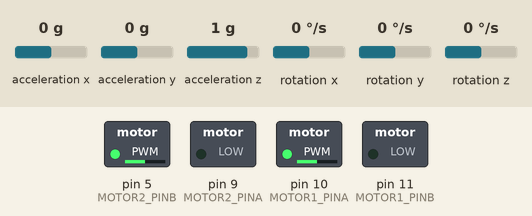
A sketch run on a simulated Arduino Uno, built with avr-gcc and run on an emulated ATmega328P. Shown: switched loads named in the sketch (green lamp = pin HIGH). The test bench sets the inputs (shaded band); at power-on: acceleration y 0 g, acceleration x 0 g, acceleration z 1 g, rotation x 0 °/s, rotation y 0 °/s, rotation z 0 °/s.

Above: at 1.2 s.
1.3 s: acceleration y set to -0.2 g
2.8 s: acceleration y set to -0.5 g
4.3 s: acceleration y set to -0.7 g
5.8 s: acceleration y set to -1 g
7.3 s: acceleration y set to -1.2 g
8.8 s: acceleration y set to -1.5 g
Timing chart, 0 to 11.3 s (numbered marks = the images above; inputs shaded):
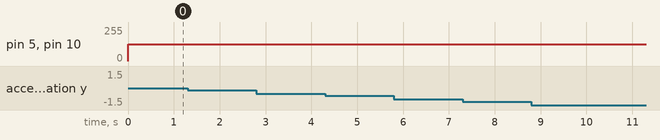

The sketch:

PickUpAndStop.ino
```cpp
#include <LSM303.h>
#include <Wire.h>

#define MOTOR1_PINA 10
#define MOTOR1_PINB 11
#define MOTOR2_PINA 9
#define MOTOR2_PINB 5

#define threshold_jerk  0.3
LSM303 imu;
LSM303::vector<int16_t> running_min = {32767, 32767, 32767}, running_max = {-32768, -32768, -32768};
double oldimu_y;

bool pickedup = false;

void setup() {
  // put your setup code here, to run once:
  Serial.begin(9600);
  Wire.begin();
  imu.init();
  imu.enableDefault();
  imu.read();
  oldimu_y = (double)imu.a.y*0.061/1000.0;
}

int setSpeed(float s){
  if(s > 1.0) s = 1.0;
  if(s < 0.0) s = 0.0;
  int out = (int) (s*255.0);
  return out;
}


void setVelocity(float velocity){
  float s = velocity;
  if(s < 0) s = -s;
  int sp1 = setSpeed(s);  //speed motor 1
  int sp2 = setSpeed(s);                //speed motor 2
  if(!pickedup){
    if(velocity >= 0){ //forward
      analogWrite(MOTOR1_PINB, 0);
      analogWrite(MOTOR1_PINA, sp1);
      analogWrite(MOTOR2_PINA, 0);
      analogWrite(MOTOR2_PINB, sp2);
    }
    else { //backward
      analogWrite(MOTOR1_PINA, 0);
      analogWrite(MOTOR1_PINB, sp1);
      analogWrite(MOTOR2_PINB, 0);
      analogWrite(MOTOR2_PINA, sp2);
    }
  }
  else{
      analogWrite(MOTOR1_PINA, 0);
      analogWrite(MOTOR1_PINB, 0);
      analogWrite(MOTOR2_PINB, 0);
      analogWrite(MOTOR2_PINA, 0);
  }
}


void checkIMU(){
  imu.read();
  double changeIn = (double)imu.a.y*0.061/1000.0;
  double jerk = abs(oldimu_y - changeIn);
  if(jerk > threshold_jerk){
    Serial.println("Pickup detected");
    pickedup = true;
  }

  oldimu_y = (double)imu.a.y*0.061/1000.0;
}


void loop() {
  // put your main code here, to run repeatedly:
  checkIMU();
  setVelocity(0.5);
}
```

Measured:
- after the input at 1.3 s, every drawn part: stays the same
- after the input at 2.8 s, every drawn part: stays the same
- after the input at 4.3 s, every drawn part: stays the same
- after the input at 5.8 s, every drawn part: stays the same
- after the input at 7.3 s, every drawn part: stays the same
- after the input at 8.8 s, every drawn part: stays the same
